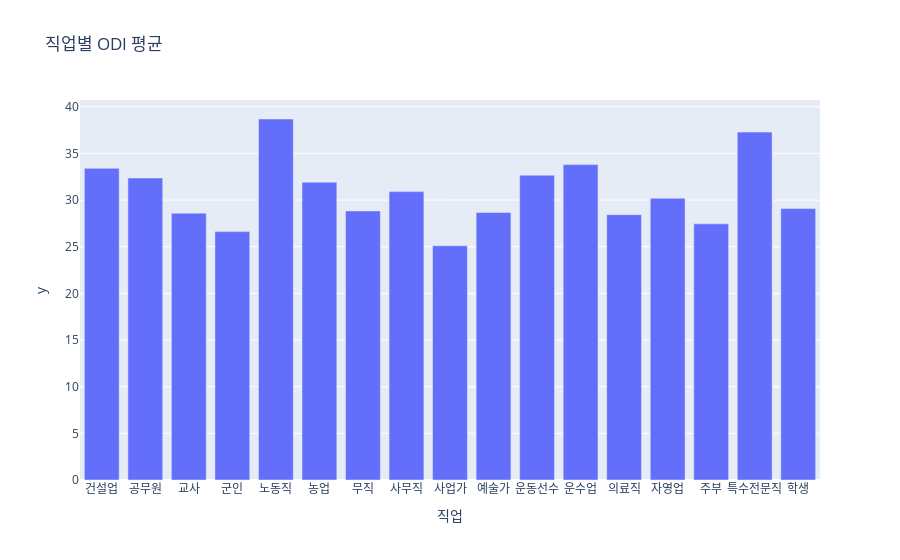

The notebook cell this image was saved under:
### Code cell
import plotly.express as px

fig = px.bar(job_odi, x=job_odi.index, y=job_odi.values, title='직업별 ODI 평균')

fig.show()

### Figure 1 — Plotly figure (JSON) as saved in the notebook; plotly's stock layout.template omitted (floating-point values rounded to 4 significant figures)
{"data": [{"alignmentgroup": "True", "hovertemplate": "직업=%{x}<br>y=%{y}<extra></extra>", "legendgroup": "", "marker": {"color": "#636efa", "pattern": {"shape": ""}}, "name": "", "offsetgroup": "", "orientation": "v", "showlegend": false, "textposition": "auto", "type": "bar", "x": ["건설업", "공무원", "교사", "군인", "노동직", "농업", "무직", "사무직", "사업가", "예술가", "운동선수", "운수업", "의료직", "자영업", "주부", "특수전문직", "학생"], "xaxis": "x", "y": [33.4, 32.36, 28.6, 26.62, 38.69, 31.92, 28.83, 30.91, 25.1, 28.67, 32.67, 33.8, 28.44, 30.19, 27.45, 37.29, 29.09], "yaxis": "y"}], "layout": {"autosize": true, "barmode": "relative", "legend": {"tracegroupgap": 0}, "title": {"text": "직업별 ODI 평균"}, "xaxis": {"anchor": "y", "autorange": true, "domain": [0, 1], "range": [-0.5, 16.5], "title": {"text": "직업"}, "type": "category"}, "yaxis": {"anchor": "x", "autorange": true, "domain": [0, 1], "range": [0, 40.72], "title": {"text": "y"}, "type": "linear"}}}
